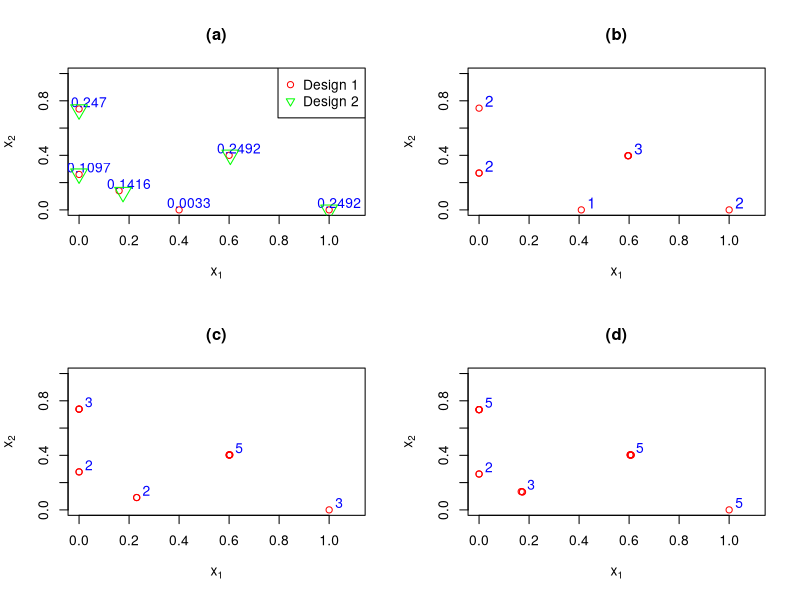

Reproduce this figure in R. (Note: this script raises an error after producing the figure.)
#Display approximate and exact designs
#for the logistic regression model with two design variables

#Data in JZnoteLogistic.docx
#%% Reference paper: 
#% Haines, L. M., & Kabera, G. M. (2018). D-optimal designs 
#% for the two-variable binary logistic regression model 
#with interaction. Journal of Statistical Planning and Inference, 
#193, 136-150.
 

#criterion = "D";
#% beta = [1, 2, 2, 0.2]';
#beta = [-3, 4, 6, 1]' ; %Example 4.2 (b)
#S1 = [0, 1]; 
#S2 = [0, 1]; 
#p = 2; % Dimension



#design_app  
p1=c(         0,    0.2600,    0.1097)
p2=c(         0,    0.7400,    0.2470)
p3=c(    0.1600,    0.1400,    0.1416)
p4=c(    0.4000,         0,    0.0033)
p5=c(    0.6000,    0.4000,    0.2492)
p6=c(    1.0000,         0,    0.2492)

DesignApp=rbind(p1,p2,p3,p4,p5,p6)

x11=DesignApp[,1]
x21=DesignApp[,2]
w1=DesignApp[,3]

par(mfrow=c(2,2))
plot(x11,x21, xlab=expression(x[1]),ylab=expression(x[2]),
xlim=c(0,1.1), ylim=c(0,1), col="red", pch=1,main="(a)")
text(x11+0.04,x21+0.05,w1,col="blue")

#From the paper (JSPI)
Dsupp1 <- c(1, 0, 0, 0.1758, 0.6049)
Dsupp2 <- c(0, 0.7351, 0.2649,0.1297, 0.4029)
ww1 <- c(0.2493, 0.2465, 0.1033, 0.1517, 0.2492)
points(Dsupp1, Dsupp2, col="green", pch = 6, cex = 2)
legend("topright", legend = c("Design 1", "Design 2"), 
       col = c("red","green"), pch = c(1, 6))



# exact design n= 10 ------------------------------------------------------
#design_ex =

g1=c(         0,    0.2695,    1)
g2=c(         0,    0.2707,    1)
g3=c(         0,    0.7460,    2)
g4=c(    0.4088,         0,    1)
g5=c(    0.5947,    0.3974,    1)
g6=c(    0.5966,    0.3971,    1)
g7=c(    0.5974,    0.3971,    1)
g8=c(    1.0000,         0,    2)

Dn10 <- rbind(g1,g2,g3,g4,g5,g6,g7,g8)
x12 <- Dn10[,1]
x22 <- Dn10[,2]
w2 <- Dn10[,3]
w2r <- c(2,2,1,3,2)

plot(x12, x22, xlab = expression(x[1]), ylab = expression(x[2]),
  xlim = c(0, 1.1), ylim = c(0, 1), col = "red", main = "(b)")
text(x12[c(1,3,4,6,8)] + 0.04, x22[c(1,3,4,6,8)] + 0.05, w2r, col="blue", cex = 1.1)


# n=15 --------------------------------------------------------------------

#design_ex =
h1=c(         0,    0.278,    1)
h2=c(         0,    0.2793,    1)
h3=c(         0,    0.7384,    1)
h4=c(         0,    0.7386,    1)
h5=c(         0,    0.7395,    1)
h6=c(     0.2300,    0.0907,    1)
h7=c(     0.2308,    0.0902,    1)
h8=c(     0.6001,    0.4020,    1)
h9=c(     0.6005,    0.4026,    1)
h10=c(    0.6009,    0.4035,    1)
h11=c(    0.6025,    0.4038,    1)
h12=c(    0.6026,    0.4028,    1)
h13=c(    1.0000,         0,    3)

Dn15=rbind(h1,h2,h3,h4,h5,h6,h7,h8,h9,h10,h11,h12,h13)
x13=Dn15[,1]
x23=Dn15[,2]
w3=Dn15[,3]
w3r=c(2,3, 2,5,3)

plot(x13, x23, xlab=expression(x[1]),ylab=expression(x[2]), 
     xlim=c(0,1.1), ylim=c(0,1), col="red", main="(c)")
text(x13[c(1,4,6,9,13)]+0.04,x23[c(1,4,6,9,13)]+0.05,w3r,col="blue")




# n=20 --------------------------------------------------------------------

#design_ex =
s1=c(         0,    0.263,    1)
s2=c(         0,    0.2632,    1)
s3=c(         0,    0.7348,    2)
s4=c(         0,    0.735,    1)
s5=c(         0,    0.7351,    1)
s6=c(         0,    0.7352,    1)
s7=c(         0.1684,    0.1342,    1)
s8=c(         0.1722,    0.1325,    1)
s9=c(    0.1737,    0.131,    1)
s10=c(    0.604,    0.4038,    1)
s11=c(    0.6047,    0.4024,    1)
s12=c(    0.6051,    0.4016,    1)
s13=c(    0.6062,    0.4035,    1)
s14=c(    0.6089,    0.402,    1)
s15=c(    1.0000,         0,    5)

Dn20=rbind(s1,s2,s3,s4,s5,s6,s7,s8,s9,s10,s11,s12,s13,s14,s15)
x14=Dn20[,1]
x24=Dn20[,2]
w4=Dn20[,3]
w4r=c(2,5,3,5,5)

plot(x14,x24, xlab=expression(x[1]),ylab=expression(x[2]),
xlim=c(0,1.1), ylim=c(0,1), col="red", main="(d)")
text(x14[c(1,3,7,10,15)]+0.04,x24[c(1,3,7,10,15)]+0.05,w4r,col="blue")



#Compute loss function value

LossD=function(Dmatrix, theta=c(-3,4,6,1))
{  p=dim(Dmatrix)[2]-1
   m=dim(Dmatrix)[1]
   wx=Dmatrix[,3]
   ww=wx/sum(wx)
   q=4
   Info=matrix(0,nrow=q,ncol=q)
   for (J in c(1:m))
   {  xx=Dmatrix[J,c(1:2)]
      fx=c(1,xx[1],xx[2],xx[1]*xx[2])
      u=sum(fx*theta)
      uw=exp(u)/(1+exp(u))^2
      Info=Info+ww[J]*uw*fx%*%t(fx)
    }
    1/(det(Info))^(1/q)
}

#Approximate designs

(L1=LossD(DesignApp)) #79.16625
Lapp/L1               #0.9998

#Exact designs
(L10=LossD(Dn10))    #80.48704
(L15=LossD(Dn15))    #80.90884

(L20=LossD(Dn20))    #79.16018

round(L1/L10,4)   #0.9836

round(L1/L15,4)   #0.9785
round(L1/L20,4)   # 1.0001

#D-opt in the paper
Dpaper=cbind(Dsupp1,Dsupp2,ww1)
(Lapp=LossD(Dpaper))  #79.15433


###################################
#Real Example
#################################
#D-optimal designs from the paper
#################################

#Xi-6
c1=c(0.0559,0)
c2=c(0.2689,0)
c3=c(0,0.3369)
c4=c(0,1.6193) 
c5=c(0.0261,0.1574) 
c6=c(0.1594,0.9603)
Xi6=rbind(c1,c2,c3,c4,c5,c6)
Xi6w=c(0.1145,0.2475,0.1145,0.2475,0.0260,0.25)
sum(Xi6w)
(Xi6=cbind(Xi6,Xi6w))

(D6L=LossD(Xi6, theta=c(-2.2054,13.5803, 2.2547,1.6262))) #133.1108

#Xi-5
d1=c(0.0557,0) 
d2=c(0.2691,0) 
d3=c(0,0.3356) 
d4=c(0,1.6207) 
d5=c(0.1593,0.9596)
Xi5=rbind(d1,d2,d3,d4,d5)
Xi5w=c(0.1278, 0.2472,0.1278,0.2472,0.25)
sum(Xi5w)
(Xi5=cbind(Xi5,Xi5w))

(D5L=LossD(Xi5, theta=c(-2.2054,13.5803, 2.2547,1.6262)))
D6L/D5L

#Xi-4
e1=c(0.2665,0)
e2=c(0,1.6049)
e3=c(0.0260,0.1566)
e4=c(0.1603,0.9658)
Xi4=rbind(e1,e2,e3,e4)
Xi4w=c(0.25,0.25,0.25,0.25)
sum(Xi4w)
(Xi4=cbind(Xi4,Xi4w))

(D4L=LossD(Xi4, theta=c(-2.2054,13.5803, 2.2547,1.6262)))
D6L/D4L


#Optimal designs from CVX
#N=N1^2

#N1=21
a1=c(         0,    0.3000,    0.1502)
a2=c(         0,    1.6000,    0.2480)
a3=c(    0.1000,         0,    0.1150)
a4=c(    0.2000,    0.9000,    0.2500)
a5=c(    0.3000,         0,    0.2368)

DN21=rbind(a1,a2,a3,a4,a5)
(DN21L=LossD(DN21, theta=c(-2.2054,13.5803, 2.2547,1.6262)))  #136.9972

D6L/DN21L  #0.9716316

#Exact design, n=10
t1=c(         0,    0.3378,    1.0000)
t2=c(         0,    0.3508,    1.0000)
t3=c(         0,    1.6415,    1.0000)
t4=c(         0,    1.6466,    1.0000)
t5=c(    0.0733,         0,    1.0000)
t6=c(    0.1571,    0.9646,    1.0000)
t7=c(    0.1592,    0.9696,    1.0000)
t8=c(    0.1604,    0.9536,    1.0000)
t9=c(    0.2677,         0,    1.0000)
t10=c(    0.2690,         0,    1.0000)

DN21n10=rbind(t1,t2,t3,t4,t5,t6,t7,t8,t9,t10)

(DN21n10L=LossD(DN21n10, theta=c(-2.2054,13.5803, 2.2547,1.6262))) #135.5233
D6L/DN21n10L  #0.9821991

#N=31
#Approximate design

a1=c(         0,    0.3333,    0.1608)
a2=c(         0,    1.6000,    0.0883)
a3=c(         0,    1.6667,    0.1591)
a4=c(    0.0667,         0,    0.0953)
a5=c(    0.1333,    1.0000,    0.2344)
a6=c(    0.2000,    0.8667,    0.0162)
a7=c(    0.2667,         0,    0.2459)

DN31=rbind(a1,a2,a3,a4,a5,a6,a7)
(DN31L=LossD(DN31, theta=c(-2.2054,13.5803, 2.2547,1.6262)))  #134.4438 

D6L/DN31L  # 0.9900851

#Exact design

t1=c(         0,    0.3373,    1.0000)
t2=c(         0,    0.3469,    1.0000)
t3=c(         0,    1.6441,    1.0000)
t4=c(         0,    1.6461,    1.0000)
t5=c(    0.0741,         0,    1.0000)
t6=c(    0.1588,    0.9588,    1.0000)
t7=c(    0.1600,    0.9605,    1.0000)
t8=c(    0.1602,    0.9545,    1.0000)
t9=c(    0.2674,         0,    1.0000)
t10=c(    0.2691,         0,    1.0000)

DN31n10=rbind(t1,t2,t3,t4,t5,t6,t7,t8,t9,t10)

(DN31n10L=LossD(DN31n10, theta=c(-2.2054,13.5803, 2.2547,1.6262))) #135.52
 
D6L/DN31n10L  #0.9822227 


#N=41
#Approximate design

a1=c(         0,    0.3000,    0.2083)
a2=c(         0,    1.6500,    0.2489)
a3=c(    0.0500,         0,    0.0441)
a4=c(    0.1500,    1.0000,    0.2500)
a5=c(    0.2500,         0,    0.2488)

DN41=rbind(a1,a2,a3,a4,a5)
(DN41L=LossD(DN41, theta=c(-2.2054,13.5803, 2.2547,1.6262)))  #133.6368 

D6L/DN41L  # 0.9960644
  

#Exact design

t1=c(         0,    0.3384,    1.0000)
t2=c(         0,    0.3420,    1.0000)
t3=c(         0,    1.6410,    1.0000)
t4=c(         0,    1.6476,    1.0000)
t5=c(    0.0745,         0,    1.0000)
t6=c(    0.1585,    0.9597,    1.0000)
t7=c(    0.1590,    0.9621,    1.0000)
t8=c(    0.1599,    0.9615,    1.0000)
t9=c(    0.2681,         0,    1.0000)
t10=c(    0.2698,         0,    1.0000)

DN41n10=rbind(t1,t2,t3,t4,t5,t6,t7,t8,t9,t10)

(DN41n10L=LossD(DN41n10, theta=c(-2.2054,13.5803, 2.2547,1.6262))) #135.5199
 
 
D6L/DN41n10L  # 0.9822238


#N=51
#Approximate design

a1=c(         0,    0.3600,    0.0441)
a2=c(         0,    1.6000,    0.2487)
a3=c(    0.0400,    0.0800,    0.1985)
a4=c(    0.0800,         0,    0.0098)
a5=c(    0.1600,    0.9600,    0.2500)
a6=c(    0.2800,         0,    0.2489)

DN51=rbind(a1,a2,a3,a4,a5,a6)
(DN51L=LossD(DN51, theta=c(-2.2054,13.5803, 2.2547,1.6262)))  #133.3137
 

D6L/DN51L  #0.9984782

#Exact design


t1=c(         0,    0.3401,    1.0000)
t2=c(         0,    0.3435,    1.0000)
t3=c(         0,    1.6439,    1.0000)
t4=c(         0,    1.6443,    1.0000)
t5=c(    0.0745,         0,    1.0000)
t6=c(    0.1594,    0.9597,    1.0000)
t7=c(    0.1594,    0.9598,    1.0000)
t8=c(    0.1596,    0.9631,    1.0000)
t9=c(    0.2689,         0,    1.0000)
t10=c(    0.2690,         0,    1.0000)

DN51n10=rbind(t1,t2,t3,t4,t5,t6,t7,t8,t9,t10)

(DN51n10L=LossD(DN51n10, theta=c(-2.2054,13.5803, 2.2547,1.6262))) #135.5183 
 
 
D6L/DN51n10L  #0.982235  

#N=81
#Approximate design

a1=c(         0,    0.3600,    0.0441)
a2=c(         0,    1.6000,    0.2487)
a3=c(    0.0400,    0.0800,    0.1985)
a4=c(    0.0800,         0,    0.0098)
a5=c(    0.1600,    0.9600,    0.2500)
a6=c(    0.2800,         0,    0.2489)

DN81=rbind(a1,a2,a3,a4,a5,a6)
(DN81L=LossD(DN81, theta=c(-2.2054,13.5803, 2.2547,1.6262)))  #133.3137
 
 

D6L/DN81L  #0.9984782
 

#Exact design
t1=c(         0,    0.3401,    1.0000)
t2=c(         0,    0.3435,    1.0000)
t3=c(         0,    1.6439,    1.0000)
t4=c(         0,    1.6443,    1.0000)
t5=c(    0.0745,         0,    1.0000)
t6=c(    0.1594,    0.9597,    1.0000)
t7=c(    0.1594,    0.9598,    1.0000)
t8=c(    0.1596,    0.9631,    1.0000)
t9=c(    0.2689,         0,    1.0000)
t10=c(    0.2690,         0,    1.0000)
  
DN81n10=rbind(t1,t2,t3,t4,t5,t6,t7,t8,t9,t10)

(DN81n10L=LossD(DN81n10, theta=c(-2.2054,13.5803, 2.2547,1.6262))) #135.5183
   
 
D6L/DN81n10L  #0.982235   


#N=51, n=15


t1=c(         0,    0.3669,    2.0000)
t2=c(         0,    1.6282,    1.0000)
t3=c(         0,    1.6287,    1.0000)
t4=c(         0,    1.6297,    1.0000)
t5=c(    0.0554,         0,    1.0000)
t6=c(    0.0555,         0,    1.0000)
t7=c(    0.1590,    0.9657,    1.0000)
t8=c(    0.1591,    0.9629,    1.0000)
t9=c(    0.1599,    0.9537,    1.0000)
t10=c(    0.1604,    0.9538,    1.0000)
t11=c(    0.2682,         0,    1.0000)
t12=c(    0.2691,         0,    2.0000)
t13=c(    0.2701,         0,    1.0000)


DN51n15=rbind(t1,t2,t3,t4,t5,t6,t7,t8,t9,t10,t11,t12,t13)

(DN51n15L=LossD(DN51n15, theta=c(-2.2054,13.5803, 2.2547,1.6262))) #133.9815
 
 
D6L/DN51n15L  #0.9935014

#Plot approximate and exact designs 

par(mfrow=c(2,2))

Xi5x1=Xi5[,1]
Xi5x2=Xi5[,2]

Xi6x1=Xi6[,1]
Xi6x2=Xi6[,2]

DN81x1=DN81[,1]
DN81x2=DN81[,2]
DN81w=DN81[,3]

DN51x1=DN51[,1]
DN51x2=DN51[,2]
DN51w=DN51[,3]

DN41x1=DN41[,1]
DN41x2=DN41[,2]
DN41w=DN41[,3]

par(mfrow=c(2,2))

plot(DN41x1,DN41x2, xlab=expression(x[1]),ylab=expression(x[2]),
xlim=c(0,0.45), ylim=c(0,2), col="red", main="(a)")
points(Xi5x1,Xi5x2,col="green",pch=6,cex=1.5)
text(DN41x1+0.05,DN41x2+0.08,DN41w, col="blue")
legend("topright", legend=c("Design I", "Design II"), col=c("red","green"),
pch=c(1,6))


plot(DN51x1,DN51x2, xlab=expression(x[1]),ylab=expression(x[2]),
xlim=c(0,0.45), ylim=c(0,2), col="red", main="(b)")
points(Xi6x1,Xi6x2,col="green",pch=6,cex=1.5)
text(DN51x1+0.05,DN51x2+0.08,DN51w, col="blue")
legend("topright", legend=c("Design III", "Design IV"), col=c("red","green"),
pch=c(1,6))



DN41n10x1=DN41n10[,1]
DN41n10x2=DN41n10[,2]
DN51n10x1=DN51n10[,1]
DN51n10x2=DN51n10[,2]
DN81n10x1=DN81n10[,1]
DN81n10x2=DN81n10[,2]

Dn10w=c(2,2,1,3,2)
#c(1,3,5,6,9)
plot(DN41n10x1,DN41n10x2, xlab=expression(x[1]),ylab=expression(x[2]),
xlim=c(0,0.45), ylim=c(0,2), col="red", main="(c)")
text(DN41n10x1[c(1,3,5,6,9)]+0.03,DN41n10x2[c(1,3,5,6,9)]+0.08,Dn10w,col="blue")
points(DN81n10x1,DN81n10x2,col="green",pch=6,cex=1.5)
legend("topright", legend=c("Design V", "Design VI"), col=c("red","green"),
pch=c(1,6))

 
DN51n15x1=DN51n15[,1]
DN51n15x2=DN51n15[,2]
Dn15w=c(2,3,2,4,4)
#c(1,2,5,7,11)
plot(DN51n15x1,DN51n15x2, xlab=expression(x[1]),ylab=expression(x[2]),
xlim=c(0,0.45), ylim=c(0,2), col="red", main="(d)")
text(DN51n15x1[c(1,2,5,7,11)]+0.03,DN51n15x2[c(1,2,5,7,11)]+0.08,Dn15w,col="blue")